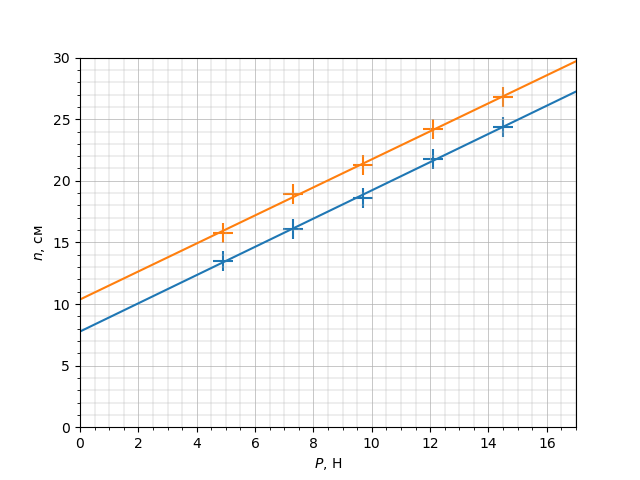

Python code for this plot:
from matplotlib import pyplot as plt
import numpy as np
from scipy.optimize import curve_fit


def linear_func(x, a, b):
    return a * x + b

def lsm(x, y): 
    params, covariance = curve_fit(linear_func, x, y)
    xs = np.linspace(0, 2 * max(x), 1000)
    ys = linear_func(xs, params[0], params[1])
    a, b = params
    da, db = np.sqrt(np.diag(covariance))
    return xs, ys, a, b, da, db

lx = np.array([4.9, 7.3, 9.7, 12.1, 14.5])
ly1 = np.array([13.5, 16.1, 18.6, 21.8, 24.4])
ly2 = np.array([15.8, 18.9, 21.3, 24.2, 26.8])

plt.scatter(lx, ly1, label='$n_1$', marker='+', s=200)
plt.scatter(lx, ly2, label='$n_2$', marker='+', s=200)

x, y, a, b, da, db = lsm(lx, ly1)
plt.plot(x, y, label='Аппроксимация о')

x, y, a, b, da, db = lsm(lx, ly2)
plt.plot(x, y, label='Аппроксимация о')

plt.xlim(0, 17)
plt.ylim(0, 30)

plt.xlabel('$P$, Н')
plt.ylabel('$n$, см')

plt.grid(True, which='major', linestyle='-', linewidth=0.5)
plt.grid(True, which='minor', linestyle='-', linewidth=0.3)

plt.minorticks_on()


plt.show()
